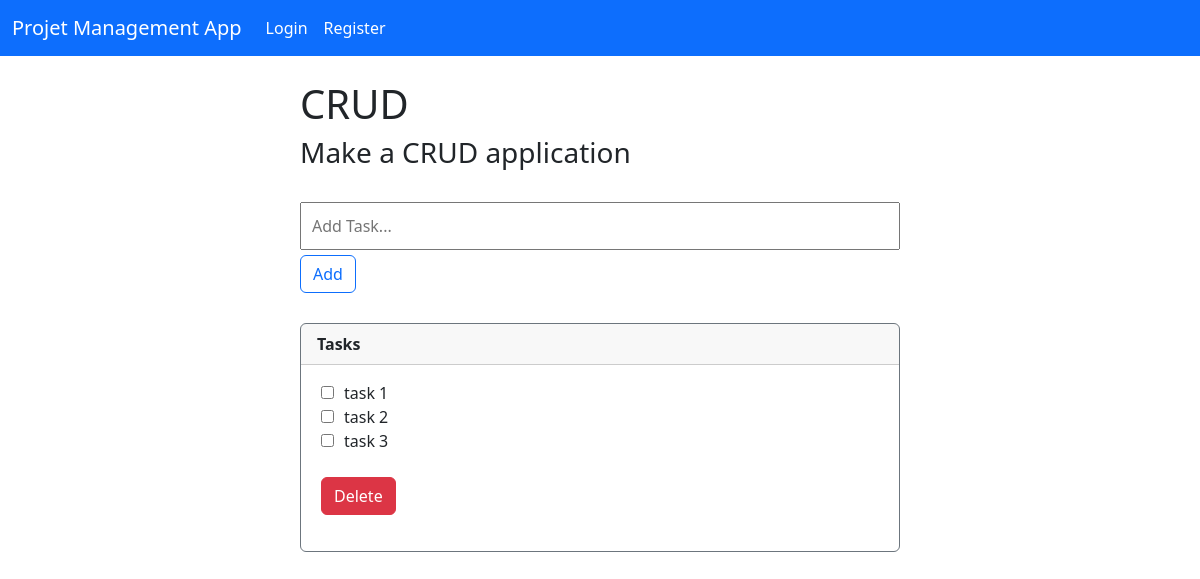
The app's page /tasks/1/, older data.
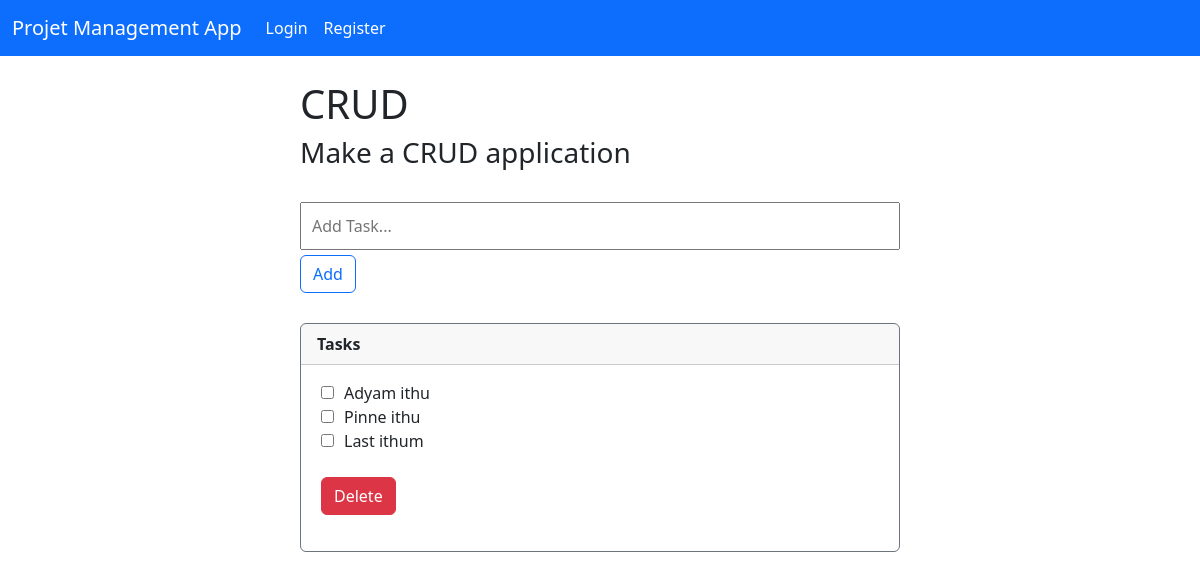
The same page, newer data.
### pro/models.py (models this page shows, shortened)
class Pro_add(models.Model):
    Project_Title = models.CharField(max_length=100)
    Project_Description = models.CharField(max_length=300)
    created = models.DateTimeField(auto_now_add=True)
    complete = models.BooleanField(default=False)
    deadline = models.DateField(null=True, default=None)

class task_add(models.Model):
    open = models.ForeignKey(Pro_add, null=True, blank= True, on_delete=models.CASCADE, related_name="task_add")
    task = models.CharField(max_length=200)
    complete = models.BooleanField(default=False)
    created = models.DateTimeField(auto_now_add=True)
    def __str__(self):
        return f"{self.task}"

### pro/views.py (the view)
# urls.py: path('tasks/<str:pk>/', views.tasks, name='tasks'),
def tasks(request, pk):
    open = get_object_or_404(Pro_add, id=pk)
    open_tasks = task_add.objects.filter(open=open)
    pro_add_instance = Pro_add.objects.get(id=pk)
    oldform = Pro_add_form(instance=pro_add_instance)
    form = task_add_form(request.POST or None)
    selected_task_ids = []
    if request.method == "POST":
        action = request.POST.get('action')
        if action == 'add_task':
            if form.is_valid():
                task = form.cleaned_data['task']
                tas = task_add(open=open, task=task)
                tas.save()
                messages.success(request, "Task Added...")
            else:
                messages.error(request, "Task could not be added. Please fill in the required field.")
        elif action == 'delete_tasks':
            task_ids = request.POST.getlist('task_ids')
            tasks_to_delete = task_add.objects.filter(id__in=task_ids)
            tasks_to_delete.delete()
            messages.success(request, "Selected Tasks Deleted.")
        selected_task_ids = request.POST.getlist('task_ids', [])
        tasks_list_url = reverse('tasks', args=[pk])
        return redirect(tasks_list_url)
    else:
        context = {
            'oldform': oldform,
            'form': form,
            'open_tasks': open_tasks,
            'selected_task_ids': selected_task_ids,  # Pass the selected task IDs to the template
            'open': open,
        }
        return render(request, 'task.html', context)

### pro/forms.py
class Pro_add_form(forms.ModelForm):
    deadline = forms.DateField(required=True, widget=forms.DateInput(attrs={"type": "date", "class":"form-control"}), label="Deadline")
    class Meta:
        model = Pro_add
        fields = '__all__'

class task_add_form(forms.ModelForm):
    task = forms.CharField(widget= forms.TextInput(attrs={'placeholder':'Add Task...'}))
    class Meta:
        model = task_add
        fields = '__all__'

### pro/templates/task.html (shortened to what this page needs)
{% extends 'base.html' %}
{% block content %}
<div class="col-md-6 offset-md-3 col-sm-9">
    <br>
    <h1>{{ oldform.Project_Title.value }}</h1>
    <h3>{{ oldform.Project_Description.value }}</h3>
    <br>
    <form method="POST">
        {{ form.task }}
        <br>
        <button type="submit" class="btn btn-outline-primary" name="action" value="add_task">Add</button>
    </form>
    <div class="card border-secondary mb-3" style="max-width: 50rem; margin-top: 30px; ">
        <div class="card-header"><strong>Tasks</strong></div>
        <div style="margin-left: 20px; margin-right: 20px; margin-bottom: 20px;">
            <p class="card-text">
                <form method="POST">
                    {% for task in open_tasks %}
                        <div style="display: flex; align-items: center;">
                            <span style="margin-right: 10px;">
                                <input type="checkbox" name="task_ids" value="{{ task.id }} "
                                       {% if task.id in selected_task_ids %}checked{% endif %} >
                            </span>
                            {{ task }}
                        </div>
                    {% endfor %}
                    <br>
                    <button type="submit" class="btn btn-danger" name="action" value="delete_tasks">Delete</button>
                </form>
            </p>
        </div>
    </div>
</div>
{% endblock %}

### pro/templates/base.html (shortened to what this page needs)
<!DOCTYPE html>
<html lang="en">
  <head>
    <link
      href="https://cdn.jsdelivr.net/npm/bootstrap@5.3.1/dist/css/bootstrap.min.css"
      rel="stylesheet"
    />
    {% load static %}
  </head>
  <body>
    <nav class="navbar navbar-expand-lg bg-primary" data-bs-theme="dark">
      <div class="container-fluid">
        <a class="navbar-brand" href="{% url 'home' %}"
          >Projet Management App</a
        >
        <div class="collapse navbar-collapse" id="navbarSupportedContent">
          <ul class="navbar-nav me-auto mb-2 mb-lg-0">
            <li class="nav-item">
              <a
                class="nav-link active"
                aria-current="page"
                href="{% url 'logout_user' %}"
                >Login</a
              >
            </li>
            <li class="nav-item">
              <a
                class="nav-link active"
                aria-current="page"
                href="{% url 'register_user' %}"
                >Register</a
              >
            </li>
          </ul>
        </div>
      </div>
    </nav>
     {% block content %} {% endblock %}
  </body>
</html>

### pro/templates/task.html (style rules this page uses)
input { width: 100%; padding: 10px; margin-bottom: 5px; }

Row changes from the older to the newer data that the page shows:
removed task_add: task "task 1"
removed task_add: task "task 2"
removed task_add: task "task 3"
added task_add: task "Adyam ithu"
added task_add: task "Pinne ithu"
added task_add: task "Last ithum"
